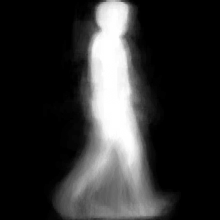
#> input picture utils/090-008-nm-01_1.png, 220 x 220 px
$ python -i GEI_generation.py   (imports and definitions only)
#> lines starting #> are read from the running program, lines starting #| are printed output that depends on the picture; after the words box and inside, x2 and y2 are one past the last pixel; in counts of white or black regions, pixels touching at a corner belong together
#> further down, picture is the input picture: shape (220, 220); min 0, max 255, mean 48.7
import numpy as np
import cv2

# [52 lines left out: function GEI_generator, not called in this run]

def sil_centering(img, size=64):
#> called with size = 64
    biggest = np.zeros_like(img)
    contours1, _ = cv2.findContours(img.copy(),cv2.RETR_EXTERNAL, cv2.CHAIN_APPROX_SIMPLE)
#> contours1 = 1 contour; box (x1, y1, x2, y2) and area: (43, 0, 181, 220) 20575
    cnt=max(contours1, key=cv2.contourArea)
#> cnt = contour of 365 points, box (x1, y1, x2, y2) (43, 0, 181, 220), area 20575
    cv2.drawContours(biggest, [cnt], -1, 255, -1)
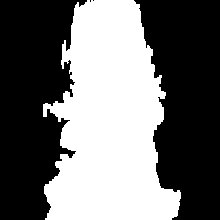
#> biggest: shape (220, 220); 43.4% white; 1 white region, box (x1, y1, x2, y2) and area: (43, 0, 181, 220) 21022


    if (len(contours1)>0):
        ncoun= np.concatenate(contours1)[:, 0, :]
#> ncoun = 365 pairs, first value 43 to 180, second value 0 to 219
        x1, y1 = np.min(ncoun, axis=0)
#> x1 = 43; y1 = 0
        x2, y2 = np.max(ncoun, axis=0)
#> x2 = 180; y2 = 219
        silhouette = biggest[y1:y2, x1:x2]
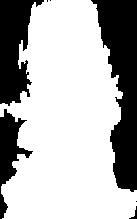
#> silhouette: shape (219, 137); 69.6% white; 7 black regions (3 under 20 px), largest, box (x1, y1, x2, y2) and area: (91, 0, 137, 192) 4942, (0, 0, 44, 106) 2773, (0, 109, 33, 219) 1363, (129, 206, 137, 219) 33

        factor = size/max(silhouette.shape)
#> factor = 0.292
        height = round(factor*silhouette.shape[0])
#> height = 64
        width = round(factor*silhouette.shape[1])
#> width = 40

        if(height>width):
            nor_sil = cv2.resize(silhouette,(width,height))
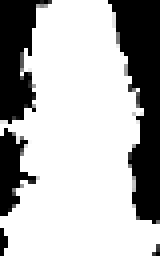
#> nor_sil: shape (64, 40) (shown 4 times larger); min 0, max 255, mean 177.7
            portion_body = 0.3
            moments = cv2.moments(nor_sil[0:int(nor_sil.shape[0]*portion_body),])
#> moments = moments, m00 105783, centre m10/m00, m01/m00 = (18.32, 9.75)
            w = round(moments['m10']/moments['m00'])
#> w = 18
            background = np.zeros((size, size))
            shift = round((size/2)-w)
#> shift = 14
            if(shift<0 or shift+nor_sil.shape[1]>size): shift = round((size-nor_sil.shape[1])/2)
            background[:,shift:nor_sil.shape[1]+shift] = nor_sil
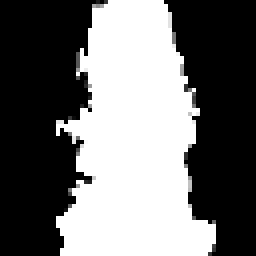
#> background: shape (64, 64) float64 (shown 4 times larger); min 0, max 255, mean 111.1


            return background

>>> import cv2
>>> picture = cv2.imread('../../../utils/090-008-nm-01_1.png', cv2.IMREAD_GRAYSCALE)
>>> result = sil_centering(picture)
